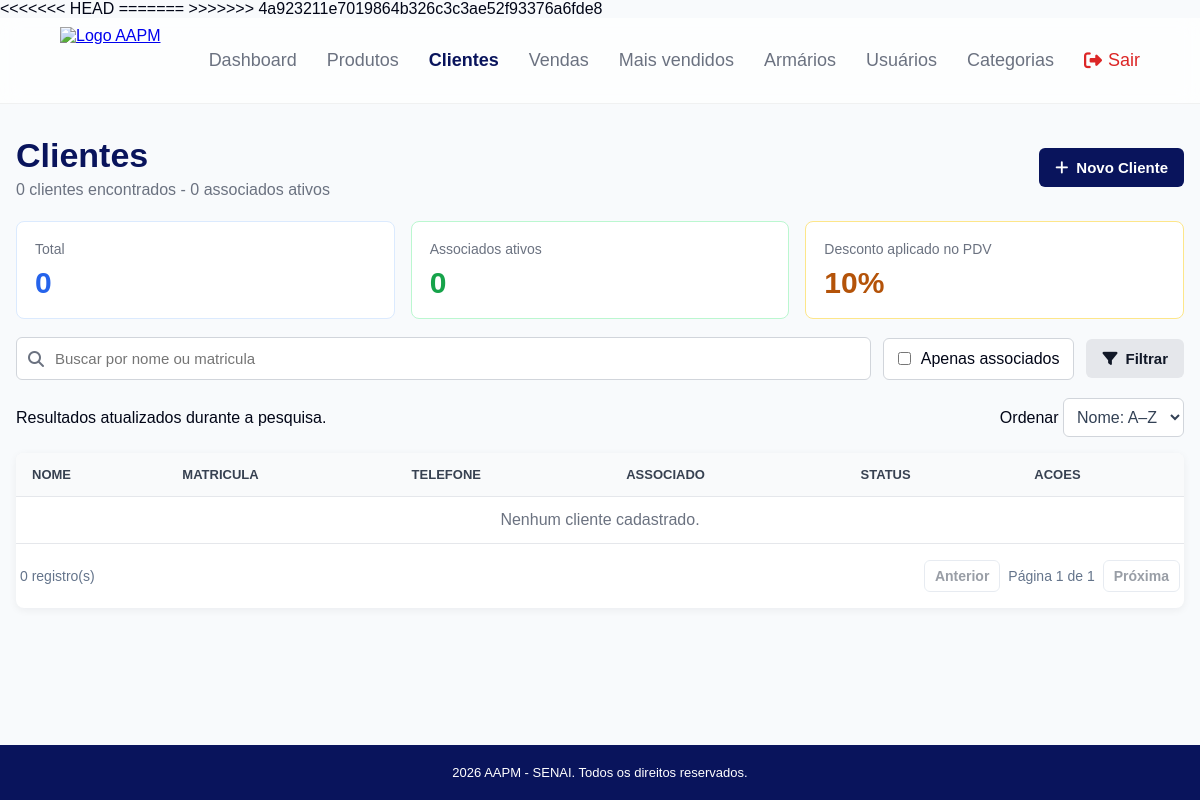
The app's page /clientes/ (signed in), older data.
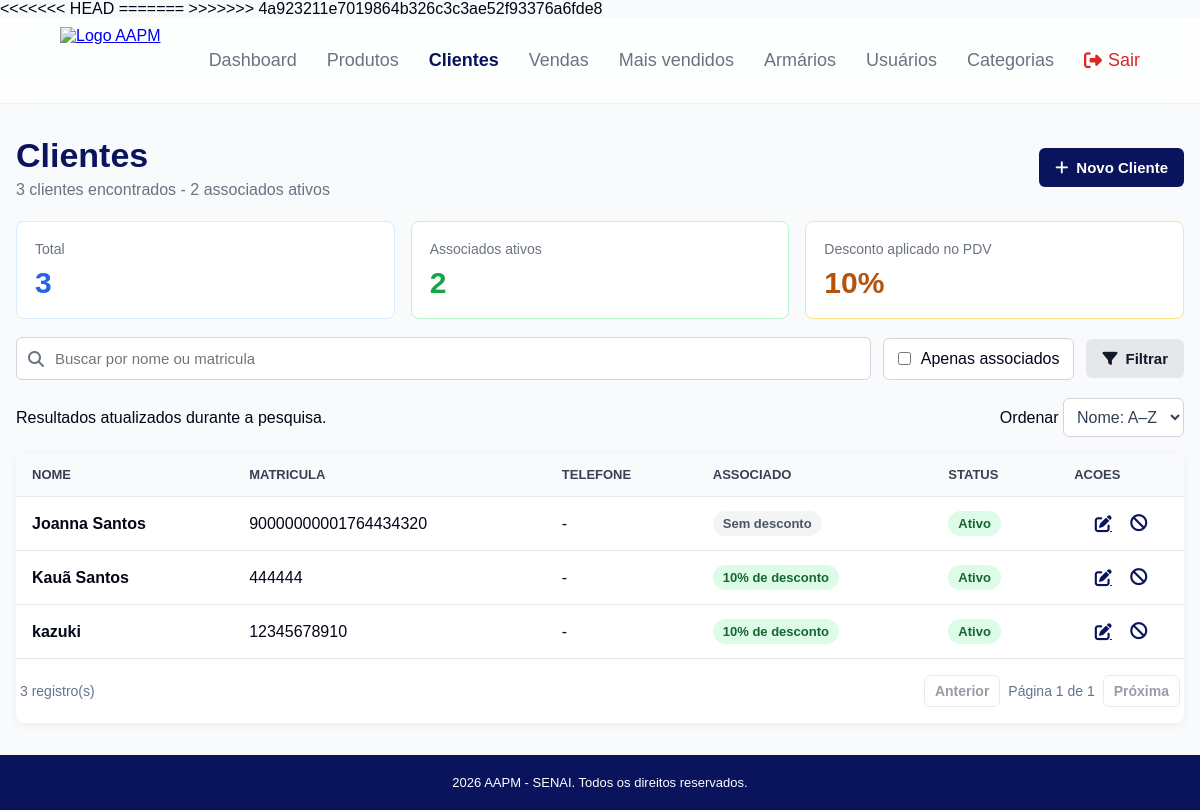
The same page, newer data.
### app/models/cliente.py (models this page shows, shortened)
class Cliente(Base):
    __tablename__ = "clientes"
    id         = Column(Integer, primary_key=True, index=True)
    nome       = Column(String(150), nullable=False, index=True)
    matricula  = Column(String(50), nullable=True, unique=True)
    telefone   = Column(String(20), nullable=True)
    is_associado = Column(Boolean, default=False, nullable=False)
    ativo      = Column(Boolean, default=True)
    criado_em  = Column(DateTime, server_default=func.now())
    vendas = relationship("Venda", back_populates="cliente")

### app/controllers/clientes_controller.py (the view)
@router.get("/")
def listar_clientes(
    request: Request,
    busca: str = "",
    apenas_associados: bool = False,
    db: Session = Depends(get_db),
    admin = Depends(get_admin)
):
    query = db.query(Cliente)
    if busca:
        query = query.filter(
            Cliente.nome.ilike(f"%{busca}%") |
            Cliente.matricula.ilike(f"%{busca}%")
        )
    if apenas_associados:
        query = query.filter(Cliente.is_associado == True)
    clientes = query.order_by(Cliente.nome).all()
    total_associados = db.query(Cliente).filter(
        Cliente.is_associado == True,
        Cliente.ativo == True
    ).count()
    return templates.TemplateResponse(
        request,
        "clientes/index.html",
        {
            "request":           request,
            "usuario":           admin,
            "clientes":          clientes,
            "busca":             busca,
            "apenas_associados": apenas_associados,
            "total_associados":  total_associados,
        }
    )

### app/templates/clientes/index.html (shortened to what the changed rows need)
<!DOCTYPE html>
<html lang="pt-br">
<head>
    <link rel="stylesheet" href="/static/css/clientes.css">
    <link rel="stylesheet" href="/static/css/listagem.css">
    <link rel="stylesheet" href="/static/css/confirmacao.css">
    <link rel="stylesheet" href="https://cdnjs.cloudflare.com/ajax/libs/font-awesome/6.5.2/css/all.min.css">
</head>
<body>
    {% include "partials/navbar.html" %}
    <main class="clientes-container">
        <div class="page-header">
            <div>
                <h1>Clientes</h1>
                <p>{{ clientes|length }} clientes encontrados - {{ total_associados }} associados ativos</p>
            </div>
            <a href="/clientes/novo" class="btn-primary">
            </a>
        </div>
        <section class="summary-grid">
            <div class="summary-card">
                <span>Total</span>
                <strong>{{ clientes|length }}</strong>
            </div>
            <div class="summary-card success">
                <span>Associados ativos</span>
                <strong>{{ total_associados }}</strong>
            </div>
            <div class="summary-card discount">
            </div>
        </section>
        <form method="get" action="/clientes/" class="filters">
            <div class="search-field">
            </div>
            <label class="checkbox-field">
            </label>
            <button type="submit" class="btn-secondary">
            </button>
        </form>
        <div class="listagem-acoes"><span></span><label></label></div>
        <div class="table-shell">
            <table data-listagem data-busca=".search-field input" data-ordem="#ordem-clientes" data-por-pagina="8">
                <thead>
                    <tr>
                        <th>Nome</th>
                        <th>Matricula</th>
                        <th>Telefone</th>
                        <th>Associado</th>
                        <th>Status</th>
                        <th>Acoes</th>
                    </tr>
                </thead>
                <tbody>
                    {% for cliente in clientes %}
                    <tr>
                        <td><strong>{{ cliente.nome }}</strong></td>
                        <td>{{ cliente.matricula or '-' }}</td>
                        <td>{{ cliente.telefone or '-' }}</td>
                        <td>
                            {% if cliente.is_associado %}
                            <span class="badge badge-success">10% de desconto</span>
                            {% else %}
                            <span class="badge">Sem desconto</span>
                            {% endif %}
                        </td>
                        <td>
                            {% if cliente.ativo %}
                            <span class="status active">Ativo</span>
                            {% else %}
                            <span class="status inactive">Inativo</span>
                            {% endif %}
                        </td>
                        <td class="actions">
                            <a href="/clientes/{{ cliente.id }}/editar" title="Editar cliente">
                                <i class="fa-solid fa-pen-to-square"></i>
                            </a>
                            <form action="/clientes/{{ cliente.id }}/toggle-ativo" method="post" data-confirmacao
                                data-titulo="{{ 'Desativar cliente?' if cliente.ativo else 'Reativar cliente?' }}"
                                data-mensagem="{{ cliente.nome }} {{ 'não poderá mais ser selecionado em novas vendas.' if cliente.ativo else 'voltará a ficar disponível para novas vendas.' }}"
                                data-confirmar="{{ 'Desativar cliente' if cliente.ativo else 'Reativar cliente' }}">
                                <button type="submit" title="Alterar status">
                                    {% if cliente.ativo %}
                                    <i class="fa-solid fa-ban"></i>
                                    {% else %}
                                    <i class="fa-solid fa-check"></i>
                                    {% endif %}
                                </button>
                            </form>
                        </td>
                    </tr>
                    {% else %}
                    <tr>
                        <td colspan="6" class="empty">Nenhum cliente cadastrado.</td>
                    </tr>
                    {% endfor %}
                </tbody>
            </table>
        </div>
    </main>
</body>
</html>

Row changes from the older to the newer data that the page shows:
added Cliente: nome "Joanna Santos", matricula "90000000001764434320", telefone "-", is_associado "Sem desconto", ativo "Ativo"
added Cliente: nome "Kauã Santos", matricula "444444", telefone "-", is_associado "10% de desconto", ativo "Ativo"
added Cliente: nome "kazuki", matricula "12345678910", telefone "-", is_associado "10% de desconto", ativo "Ativo"
Text that changed along with them:
{{ clientes|length }}: "0" → "3"
{{ total_associados }}: "0" → "2"
text written by a page script: "0 registro(s) Anterior Página 1 de 1 Próxima" → "3 registro(s) Anterior Página 1 de 1 Próxima"
text no longer shown: "Nenhum cliente cadastrado."
